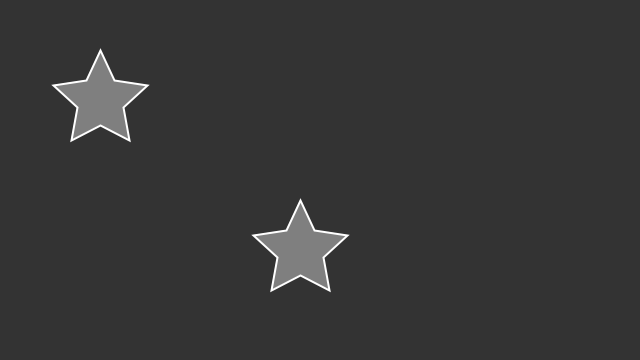
Frame 1 (no input)
Frame 60 (the mouse pressed at the canvas centre just before this capture): identical to frame 1, image omitted
Frame 120 (the mouse held since frame 60 and released just before this capture): identical to frame 1, image omitted

The Processing sketch that drew this single still picture (run headless with seeded random() and noise(); from frame 60 on, the mouse is pressed at the canvas centre):

// Processing sketch: defining_function_star
// ── defining_function_star.pde
void setup(){
  size(640,360);
}


void draw(){
  background(51);
  star(100,100);
  star(300, 250);
}

void star(float x, float y){
  fill(127);
  stroke(255);
  strokeWeight(2);
  //hardcoding a series of vertices
  beginShape();
  vertex(x, y-50);
  vertex(x+14, y-20);
  vertex(x+47, y-15);
  vertex(x+23, y+7);
  vertex(x+29, y+40);
  vertex(x, y+25);
  vertex(x-29, y+40);
  vertex(x-23, y+7);
  vertex(x-47, y-15);
  vertex(x-14, y-20);
  endShape(CLOSE); 
}
